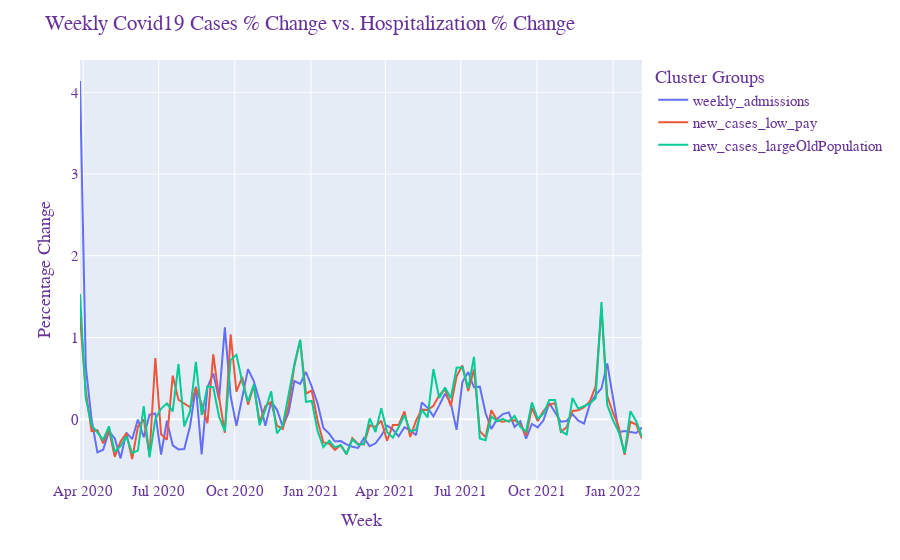

Notebook code cell kept with this figure:
### Code cell
#looking at how each cluster performs vs weekly_admission.
significant = combo[['weekly_admissions', 'new_cases_low_pay', 'new_cases_largeOldPopulation']]

graph = px.line(significant, x=significant.index, y=list(significant))
graph

graph.update_layout(
    title='Weekly Covid19 Cases % Change vs. Hospitalization % Change',
    xaxis_title="Week",
    yaxis_title="Percentage Change",
    legend_title="Cluster Groups",
    font=dict(
        family="Courier New, monospace",
        size=15,
        color="RebeccaPurple"
    )
)
